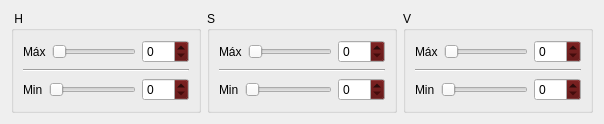
                             <widget class="QWidget" name="tab_4">
                              <attribute name="title">
                               <string>HSV</string>
                              </attribute>
                              <layout class="QGridLayout" name="gridLayout_38">
                               <item row="0" column="0">
                                <layout class="QGridLayout" name="gridLayout_37">
                                 <item row="0" column="0">
                                  <widget class="QGroupBox" name="groupBox_h">
                                   <property name="title">
                                    <string> H</string>
                                   </property>
                                   <layout class="QGridLayout" name="gridLayout_35">
                                    <item row="0" column="0">
                                     <layout class="QGridLayout" name="gridLayout_20">
                                      <item row="2" column="0">
                                       <layout class="QHBoxLayout" name="horizontalLayout_33">
                                        <item>
                                         <widget class="QLabel" name="label_36">
                                          <property name="text">
                                           <string>Min</string>
                                          </property>
                                         </widget>
                                        </item>
                                        <item>
                                         <widget class="QSlider" name="HSV_HMin">
                                          <property name="maximum">
                                           <number>255</number>
                                          </property>
                                          <property name="orientation">
                                           <enum>Qt::Horizontal</enum>
                                          </property>
                                         </widget>
                                        </item>
                                        <item>
                                         <widget class="QSpinBox" name="HSV_HMin_2">
                                          <property name="palette">
                                           <palette>
                                            <active>
                                             <colorrole role="Button">
                                              <brush brushstyle="SolidPattern">
                                               <color alpha="255">
                                                <red>84</red>
                                                <green>2</green>
                                                <blue>2</blue>
                                               </color>
                                              </brush>
                                             </colorrole>
                                            </active>
                                            <inactive>
                                             <colorrole role="Button">
                                              <brush brushstyle="SolidPattern">
                                               <color alpha="255">
                                                <red>84</red>
                                                <green>2</green>
                                                <blue>2</blue>
                                               </color>
                                              </brush>
                                             </colorrole>
                                            </inactive>
                                            <disabled>
                                             <colorrole role="Button">
                                              <brush brushstyle="SolidPattern">
                                               <color alpha="255">
                                                <red>84</red>
                                                <green>2</green>
                                                <blue>2</blue>
                                               </color>
                                              </brush>
                                             </colorrole>
                                            </disabled>
                                           </palette>
                                          </property>
                                          <property name="maximum">
                                           <number>255</number>
                                          </property>
                                         </widget>
                                        </item>
                                       </layout>
                                      </item>
                                      <item row="0" column="0">
                                       <layout class="QHBoxLayout" name="horizontalLayout_32">
                                        <item>
                                         <widget class="QLabel" name="label_35">
                                          <property name="text">
                                           <string>Máx</string>
                                          </property>
                                         </widget>
                                        </item>
                                        <item>
                                         <widget class="QSlider" name="HSV_HMax">
                                          <property name="maximum">
                                           <number>255</number>
                                          </property>
                                          <property name="orientation">
                                           <enum>Qt::Horizontal</enum>
                                          </property>
                                         </widget>
                                        </item>
                                        <item>
                                         <widget class="QSpinBox" name="HSV_HMax_2">
                                          <property name="palette">
                                           <palette>
                                            <active>
                                             <colorrole role="Button">
                                              <brush brushstyle="SolidPattern">
                                               <color alpha="255">
                                                <red>84</red>
                                                <green>2</green>
                                                <blue>2</blue>
                                               </color>
                                              </brush>
                                             </colorrole>
                                            </active>
                                            <inactive>
                                             <colorrole role="Button">
                                              <brush brushstyle="SolidPattern">
                                               <color alpha="255">
                                                <red>84</red>
                                                <green>2</green>
                                                <blue>2</blue>
                                               </color>
                                              </brush>
                                             </colorrole>
                                            </inactive>
                                            <disabled>
                                             <colorrole role="Button">
                                              <brush brushstyle="SolidPattern">
                                               <color alpha="255">
                                                <red>84</red>
                                                <green>2</green>
                                                <blue>2</blue>
                                               </color>
                                              </brush>
                                             </colorrole>
                                            </disabled>
                                           </palette>
                                          </property>
                                          <property name="maximum">
                                           <number>255</number>
                                          </property>
                                         </widget>
                                        </item>
                                       </layout>
                                      </item>
                                      <item row="1" column="0">
                                       <widget class="Line" name="line_10">
                                        <property name="orientation">
                                         <enum>Qt::Horizontal</enum>
                                        </property>
                                       </widget>
                                      </item>
                                     </layout>
                                    </item>
                                   </layout>
                                  </widget>
                                 </item>
                                 <item row="0" column="1">
                                  <widget class="QGroupBox" name="groupBox_s">
                                   <property name="title">
                                    <string>S</string>
                                   </property>
                                   <layout class="QGridLayout" name="gridLayout_34">
                                    <item row="0" column="0">
                                     <layout class="QGridLayout" name="gridLayout_21">
                                      <item row="2" column="0">
                                       <layout class="QHBoxLayout" name="horizontalLayout_35">
                                        <item>
                                         <widget class="QLabel" name="label_38">
                                          <property name="text">
                                           <string>Min</string>
                                          </property>
                                         </widget>
                                        </item>
                                        <item>
                                         <widget class="QSlider" name="HSV_SMin">
                                          <property name="maximum">
                                           <number>255</number>
                                          </property>
                                          <property name="orientation">
                                           <enum>Qt::Horizontal</enum>
                                          </property>
                                         </widget>
                                        </item>
                                        <item>
                                         <widget class="QSpinBox" name="HSV_SMin_2">
                                          <property name="palette">
                                           <palette>
                                            <active>
                                             <colorrole role="Button">
                                              <brush brushstyle="SolidPattern">
                                               <color alpha="255">
                                                <red>84</red>
                                                <green>2</green>
                                                <blue>2</blue>
                                               </color>
                                              </brush>
                                             </colorrole>
                                            </active>
                                            <inactive>
                                             <colorrole role="Button">
                                              <brush brushstyle="SolidPattern">
                                               <color alpha="255">
                                                <red>84</red>
                                                <green>2</green>
                                                <blue>2</blue>
                                               </color>
                                              </brush>
                                             </colorrole>
                                            </inactive>
                                            <disabled>
                                             <colorrole role="Button">
                                              <brush brushstyle="SolidPattern">
                                               <color alpha="255">
                                                <red>84</red>
                                                <green>2</green>
                                                <blue>2</blue>
                                               </color>
                                              </brush>
                                             </colorrole>
                                            </disabled>
                                           </palette>
                                          </property>
                                          <property name="maximum">
                                           <number>255</number>
                                          </property>
                                         </widget>
                                        </item>
                                       </layout>
                                      </item>
                                      <item row="0" column="0">
                                       <layout class="QHBoxLayout" name="horizontalLayout_34">
                                        <item>
                                         <widget class="QLabel" name="label_37">
                                          <property name="text">
                                           <string>Máx</string>
                                          </property>
                                         </widget>
                                        </item>
                                        <item>
                                         <widget class="QSlider" name="HSV_SMax">
                                          <property name="maximum">
                                           <number>255</number>
                                          </property>
                                          <property name="orientation">
                                           <enum>Qt::Horizontal</enum>
                                          </property>
                                         </widget>
                                        </item>
                                        <item>
                                         <widget class="QSpinBox" name="HSV_SMax_2">
                                          <property name="palette">
                                           <palette>
                                            <active>
                                             <colorrole role="Button">
                                              <brush brushstyle="SolidPattern">
                                               <color alpha="255">
                                                <red>84</red>
                                                <green>2</green>
                                                <blue>2</blue>
                                               </color>
                                              </brush>
                                             </colorrole>
                                            </active>
                                            <inactive>
                                             <colorrole role="Button">
                                              <brush brushstyle="SolidPattern">
                                               <color alpha="255">
                                                <red>84</red>
                                                <green>2</green>
                                                <blue>2</blue>
                                               </color>
                                              </brush>
                                             </colorrole>
                                            </inactive>
                                            <disabled>
                                             <colorrole role="Button">
                                              <brush brushstyle="SolidPattern">
                                               <color alpha="255">
                                                <red>84</red>
                                                <green>2</green>
                                                <blue>2</blue>
                                               </color>
                                              </brush>
                                             </colorrole>
                                            </disabled>
                                           </palette>
                                          </property>
                                          <property name="maximum">
                                           <number>255</number>
                                          </property>
                                         </widget>
                                        </item>
                                       </layout>
                                      </item>
                                      <item row="1" column="0">
                                       <widget class="Line" name="line_11">
                                        <property name="orientation">
                                         <enum>Qt::Horizontal</enum>
                                        </property>
                                       </widget>
                                      </item>
                                     </layout>
                                    </item>
                                   </layout>
                                  </widget>
                                 </item>
                                 <item row="0" column="2">
                                  <widget class="QGroupBox" name="groupBox_v">
                                   <property name="title">
                                    <string>V</string>
                                   </property>
                                   <layout class="QGridLayout" name="gridLayout_36">
                                    <item row="0" column="0">
                                     <layout class="QGridLayout" name="gridLayout_22">
                                      <item row="0" column="0">
                                       <layout class="QHBoxLayout" name="horizontalLayout_36">
                                        <item>
                                         <widget class="QLabel" name="label_39">
                                          <property name="text">
                                           <string>Máx</string>
                                          </property>
                                         </widget>
                                        </item>
                                        <item>
                                         <widget class="QSlider" name="HSV_VMax">
                                          <property name="maximum">
                                           <number>255</number>
                                          </property>
                                          <property name="orientation">
                                           <enum>Qt::Horizontal</enum>
                                          </property>
                                         </widget>
                                        </item>
                                        <item>
                                         <widget class="QSpinBox" name="HSV_VMax_2">
                                          <property name="palette">
                                           <palette>
                                            <active>
                                             <colorrole role="Button">
                                              <brush brushstyle="SolidPattern">
                                               <color alpha="255">
                                                <red>84</red>
                                                <green>2</green>
                                                <blue>2</blue>
                                               </color>
                                              </brush>
                                             </colorrole>
                                            </active>
                                            <inactive>
                                             <colorrole role="Button">
                                              <brush brushstyle="SolidPattern">
                                               <color alpha="255">
                                                <red>84</red>
                                                <green>2</green>
                                                <blue>2</blue>
                                               </color>
                                              </brush>
                                             </colorrole>
                                            </inactive>
                                            <disabled>
                                             <colorrole role="Button">
                                              <brush brushstyle="SolidPattern">
                                               <color alpha="255">
                                                <red>84</red>
                                                <green>2</green>
                                                <blue>2</blue>
                                               </color>
                                              </brush>
                                             </colorrole>
                                            </disabled>
                                           </palette>
                                          </property>
                                          <property name="maximum">
                                           <number>255</number>
                                          </property>
                                         </widget>
                                        </item>
                                       </layout>
                                      </item>
                                      <item row="2" column="0">
                                       <layout class="QHBoxLayout" name="horizontalLayout_37">
                                        <item>
                                         <widget class="QLabel" name="label_40">
                                          <property name="text">
                                           <string>Min</string>
                                          </property>
                                         </widget>
                                        </item>
                                        <item>
                                         <widget class="QSlider" name="HSV_VMin">
                                          <property name="maximum">
                                           <number>255</number>
                                          </property>
                                          <property name="orientation">
                                           <enum>Qt::Horizontal</enum>
                                          </property>
                                         </widget>
                                        </item>
                                        <item>
                                         <widget class="QSpinBox" name="HSV_VMin_2">
                                          <property name="palette">
                                           <palette>
                                            <active>
                                             <colorrole role="Button">
                                              <brush brushstyle="SolidPattern">
                                               <color alpha="255">
                                                <red>84</red>
                                                <green>2</green>
                                                <blue>2</blue>
                                               </color>
                                              </brush>
                                             </colorrole>
                                            </active>
                                            <inactive>
                                             <colorrole role="Button">
                                              <brush brushstyle="SolidPattern">
                                               <color alpha="255">
                                                <red>84</red>
                                                <green>2</green>
                                                <blue>2</blue>
                                               </color>
                                              </brush>
                                             </colorrole>
                                            </inactive>
                                            <disabled>
                                             <colorrole role="Button">
                                              <brush brushstyle="SolidPattern">
                                               <color alpha="255">
                                                <red>84</red>
                                                <green>2</green>
                                                <blue>2</blue>
                                               </color>
                                              </brush>
                                             </colorrole>
                                            </disabled>
                                           </palette>
                                          </property>
                                          <property name="maximum">
                                           <number>255</number>
                                          </property>
                                         </widget>
                                        </item>
                                       </layout>
                                      </item>
                                      <item row="1" column="0">
                                       <widget class="Line" name="line_12">
                                        <property name="orientation">
                                         <enum>Qt::Horizontal</enum>
                                        </property>
                                       </widget>
                                      </item>
                                     </layout>
                                    </item>
                                   </layout>
                                  </widget>
                                 </item>
                                </layout>
                               </item>
                              </layout>
                             </widget>
